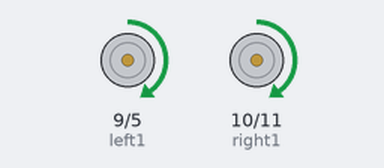
The sketch below on a simulated Arduino Uno, built with avr-gcc and run on an emulated ATmega328P. On the bench: motor-driver pin pairs drawn as motors (green arrow = first pin HIGH = forward, orange = second pin HIGH = backward, longer = more drive).

Above: at 0.1 s.
At 1.6 s:
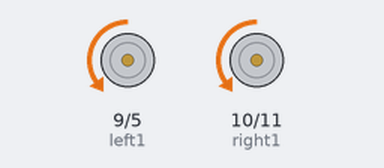
At 2.1 s:
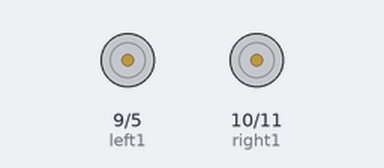
Timing chart, 0 to 3.6 s (numbered marks = the images above):
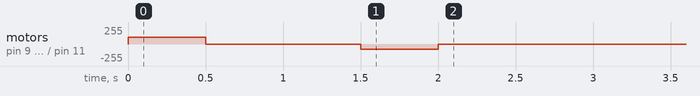

The sketch:

mecanumTest.ino
```cpp
//motorPins
const int left1 = 9,left2 = 5;       //left motor
const int right1 = 10,right2 = 11;       //right motor

int max=150, min=10;

void setup() {
  // put your setup code here, to run once:
 //initializing motorPins
  pinMode(left1, OUTPUT);
  pinMode(left2, OUTPUT);
  pinMode(right1, OUTPUT);
  pinMode(right2, OUTPUT);


  goForward(100);
  delay(500);
  brake();
  delay(1000);

  goBackward(80);
  delay(500);
  brake();
  delay(500);

}

void loop() {

//goForward(100);
//delay(500);
//brake();
//delay(1000);
//
//goBackward(100);
//delay(500);
//brake();
//delay(500);


//goRight(255);
//goBackward(255);
//goLeft(255);
//rotate(255);
//brake(10000);

}

//motor functions
//motor functions

void goForward(int speed)
{
  analogWrite(left1, speed);
  analogWrite(left2, 0);
  analogWrite(right1, speed);
  analogWrite(right2, 0);

}

void goBackward(int speed)
{
  analogWrite(left1, 0);
  analogWrite(left2, speed);
  analogWrite(right1, 0);
  analogWrite(right2, speed);
}

void goLeft(int speed)
{
  analogWrite(left1, 0);
  analogWrite(left2, speed);
  analogWrite(right1, speed);
  analogWrite(right2, 0);

}

void goRight(int speed)
{
  analogWrite(left1, speed);
  analogWrite(left2, 0);
  analogWrite(right1, 0);
  analogWrite(right2, speed);

}

void brake()
{
  analogWrite(left1, 0);
  analogWrite(left2, 0);
  analogWrite(right1, 0);
  analogWrite(right2, 0);

}
```
